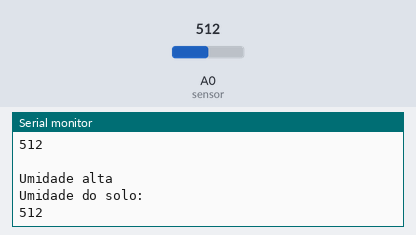
Bench run of a sketch on a simulated Arduino Uno, built with avr-gcc and run on an emulated ATmega328P. On the bench: the last lines printed to the serial monitor. Inputs (shaded band) come from the test bench; at power-on: A0 (sensor) = 512.

Above: at 5.8 s.
5.9 s: A0 (sensor) set to 490
At 11.4 s:
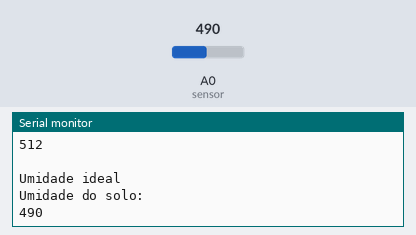
16.5 s: A0 (sensor) set to 290
At 21.3 s:
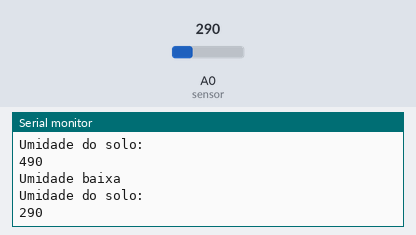
Timing chart, 0 to 22.8 s (numbered marks = the images above; inputs shaded):
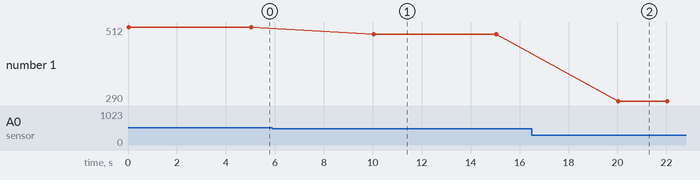

Measured:
- after the input at 5.9 s, the serial monitor: prints a new line after 4.1 s (image 1)
- after the input at 16.5 s, the serial monitor: prints a new line after 3.5 s (image 2)
- plotted number 1: 512 → 490 after the input at 5.9 s, 490 → 290 after the input at 16.5 s

The sketch:

sensordeumidadedosolo1.ino
```cpp
///Biblioteca para conexão serial do sensor
#include <SoftwareSerial.h>

// Variável do sensor
int sensor = A0;

void setup()
{
  //Definir o snesor com entrada
  pinMode(sensor, INPUT);

  //Ultilizando o monitor serial
  Serial.begin(9600);


}

void loop()
{
  // Guardar o valor lido pelo sensor em uma variável
  int umidade = analogRead(sensor);

  if(umidade<300){
  Serial.println("Umidade baixa");
  Serial.println("Umidade do solo: ");
  Serial.println(umidade);
  delay(2000);
  }if(umidade>300 && umidade <= 500){
  Serial.println("Umidade ideal");
  Serial.println("Umidade do solo: ");
  Serial.println(umidade);
  delay(5000);
  }if(umidade>500){
  Serial.println("Umidade alta");
  Serial.println("Umidade do solo: ");
  Serial.println(umidade);
  delay(5000);
  Serial.println(" ");
  }
}
```
